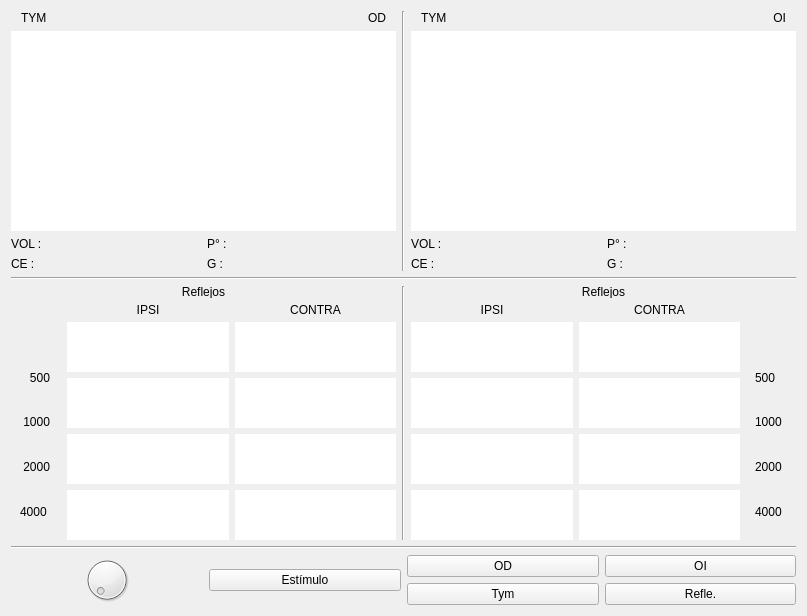
<?xml version="1.0" encoding="UTF-8"?>
<ui version="4.0">
 <class>Form</class>
 <widget class="QWidget" name="Form">
  <property name="geometry">
   <rect>
    <x>0</x>
    <y>0</y>
    <width>807</width>
    <height>615</height>
   </rect>
  </property>
  <property name="windowTitle">
   <string>Form</string>
  </property>
  <layout class="QVBoxLayout" name="verticalLayout_2">
   <item>
    <layout class="QHBoxLayout" name="horizontalLayout">
     <property name="leftMargin">
      <number>0</number>
     </property>
     <item>
      <layout class="QVBoxLayout" name="verticalLayout_12">
       <item>
        <layout class="QHBoxLayout" name="horizontalLayout_11">
         <property name="leftMargin">
          <number>10</number>
         </property>
         <property name="rightMargin">
          <number>10</number>
         </property>
         <item>
          <widget class="QLabel" name="label_10">
           <property name="maximumSize">
            <size>
             <width>16777215</width>
             <height>14</height>
            </size>
           </property>
           <property name="text">
            <string>TYM</string>
           </property>
          </widget>
         </item>
         <item>
          <widget class="QLabel" name="label_7">
           <property name="maximumSize">
            <size>
             <width>16777215</width>
             <height>14</height>
            </size>
           </property>
           <property name="text">
            <string>OD</string>
           </property>
           <property name="alignment">
            <set>Qt::AlignRight|Qt::AlignTrailing|Qt::AlignVCenter</set>
           </property>
          </widget>
         </item>
        </layout>
       </item>
       <item>
        <widget class="QFrame" name="horizontalFrame_11">
         <property name="minimumSize">
          <size>
           <width>0</width>
           <height>200</height>
          </size>
         </property>
         <property name="styleSheet">
          <string notr="true">background-color: rgb(255, 255, 255);</string>
         </property>
         <layout class="QHBoxLayout" name="horizontalLayout_12"/>
        </widget>
       </item>
       <item>
        <layout class="QHBoxLayout" name="horizontalLayout_13">
         <property name="topMargin">
          <number>0</number>
         </property>
         <item>
          <layout class="QVBoxLayout" name="verticalLayout_13">
           <item>
            <widget class="QLabel" name="label_11">
             <property name="text">
              <string>VOL :</string>
             </property>
            </widget>
           </item>
           <item>
            <widget class="QLabel" name="label_12">
             <property name="text">
              <string>CE :</string>
             </property>
            </widget>
           </item>
          </layout>
         </item>
         <item>
          <layout class="QVBoxLayout" name="verticalLayout_14">
           <item>
            <widget class="QLabel" name="label_13">
             <property name="text">
              <string>P° :</string>
             </property>
            </widget>
           </item>
           <item>
            <widget class="QLabel" name="label_14">
             <property name="text">
              <string>G :</string>
             </property>
            </widget>
           </item>
          </layout>
         </item>
        </layout>
       </item>
      </layout>
     </item>
     <item>
      <widget class="Line" name="line_4">
       <property name="orientation">
        <enum>Qt::Vertical</enum>
       </property>
      </widget>
     </item>
     <item>
      <layout class="QVBoxLayout" name="verticalLayout">
       <item>
        <layout class="QHBoxLayout" name="horizontalLayout_10">
         <property name="leftMargin">
          <number>10</number>
         </property>
         <property name="rightMargin">
          <number>10</number>
         </property>
         <item>
          <widget class="QLabel" name="label_8">
           <property name="maximumSize">
            <size>
             <width>16777215</width>
             <height>14</height>
            </size>
           </property>
           <property name="text">
            <string>TYM</string>
           </property>
          </widget>
         </item>
         <item>
          <widget class="QLabel" name="label_9">
           <property name="maximumSize">
            <size>
             <width>16777215</width>
             <height>14</height>
            </size>
           </property>
           <property name="text">
            <string>OI</string>
           </property>
           <property name="alignment">
            <set>Qt::AlignRight|Qt::AlignTrailing|Qt::AlignVCenter</set>
           </property>
          </widget>
         </item>
        </layout>
       </item>
       <item>
        <widget class="QFrame" name="horizontalFrame_12">
         <property name="minimumSize">
          <size>
           <width>0</width>
           <height>200</height>
          </size>
         </property>
         <property name="styleSheet">
          <string notr="true">background-color: rgb(255, 255, 255);</string>
         </property>
         <layout class="QHBoxLayout" name="horizontalLayout_14"/>
        </widget>
       </item>
       <item>
        <layout class="QHBoxLayout" name="horizontalLayout_4">
         <item>
          <layout class="QVBoxLayout" name="verticalLayout_15">
           <item>
            <widget class="QLabel" name="label_15">
             <property name="text">
              <string>VOL :</string>
             </property>
            </widget>
           </item>
           <item>
            <widget class="QLabel" name="label_16">
             <property name="text">
              <string>CE :</string>
             </property>
            </widget>
           </item>
          </layout>
         </item>
         <item>
          <layout class="QVBoxLayout" name="verticalLayout_7">
           <item>
            <widget class="QLabel" name="label_17">
             <property name="text">
              <string>P° :</string>
             </property>
            </widget>
           </item>
           <item>
            <widget class="QLabel" name="label_18">
             <property name="text">
              <string>G :</string>
             </property>
            </widget>
           </item>
          </layout>
         </item>
        </layout>
       </item>
      </layout>
     </item>
    </layout>
   </item>
   <item>
    <widget class="Line" name="line">
     <property name="orientation">
      <enum>Qt::Horizontal</enum>
     </property>
    </widget>
   </item>
   <item>
    <layout class="QHBoxLayout" name="horizontalLayout_2">
     <item>
      <layout class="QVBoxLayout" name="verticalLayout_4">
       <item>
        <widget class="QLabel" name="label">
         <property name="maximumSize">
          <size>
           <width>16777215</width>
           <height>12</height>
          </size>
         </property>
         <property name="text">
          <string>Reflejos</string>
         </property>
         <property name="alignment">
          <set>Qt::AlignCenter</set>
         </property>
        </widget>
       </item>
       <item>
        <layout class="QHBoxLayout" name="horizontalLayout_8">
         <property name="leftMargin">
          <number>0</number>
         </property>
         <item>
          <widget class="QFrame" name="verticalFrame_24">
           <property name="maximumSize">
            <size>
             <width>50</width>
             <height>16777215</height>
            </size>
           </property>
           <layout class="QVBoxLayout" name="verticalLayout_24">
            <item>
             <widget class="QLabel" name="label_22">
              <property name="text">
               <string/>
              </property>
             </widget>
            </item>
            <item>
             <widget class="QLabel" name="label_19">
              <property name="maximumSize">
               <size>
                <width>30</width>
                <height>16777215</height>
               </size>
              </property>
              <property name="text">
               <string>500</string>
              </property>
              <property name="alignment">
               <set>Qt::AlignRight|Qt::AlignTrailing|Qt::AlignVCenter</set>
              </property>
             </widget>
            </item>
            <item>
             <widget class="QLabel" name="label_20">
              <property name="maximumSize">
               <size>
                <width>30</width>
                <height>16777215</height>
               </size>
              </property>
              <property name="text">
               <string>1000</string>
              </property>
              <property name="alignment">
               <set>Qt::AlignRight|Qt::AlignTrailing|Qt::AlignVCenter</set>
              </property>
             </widget>
            </item>
            <item>
             <widget class="QLabel" name="label_21">
              <property name="maximumSize">
               <size>
                <width>30</width>
                <height>16777215</height>
               </size>
              </property>
              <property name="text">
               <string>2000</string>
              </property>
              <property name="alignment">
               <set>Qt::AlignRight|Qt::AlignTrailing|Qt::AlignVCenter</set>
              </property>
             </widget>
            </item>
            <item>
             <widget class="QLabel" name="label_27">
              <property name="text">
               <string>4000</string>
              </property>
             </widget>
            </item>
           </layout>
          </widget>
         </item>
         <item>
          <layout class="QVBoxLayout" name="verticalLayout_9">
           <item>
            <widget class="QLabel" name="label_3">
             <property name="maximumSize">
              <size>
               <width>16777215</width>
               <height>12</height>
              </size>
             </property>
             <property name="text">
              <string>IPSI</string>
             </property>
             <property name="alignment">
              <set>Qt::AlignCenter</set>
             </property>
            </widget>
           </item>
           <item>
            <widget class="QFrame" name="verticalFrame_20">
             <property name="minimumSize">
              <size>
               <width>0</width>
               <height>50</height>
              </size>
             </property>
             <property name="styleSheet">
              <string notr="true">background-color: rgb(255, 255, 255);</string>
             </property>
             <layout class="QVBoxLayout" name="verticalLayout_19"/>
            </widget>
           </item>
           <item>
            <widget class="QFrame" name="verticalFrame_18">
             <property name="minimumSize">
              <size>
               <width>0</width>
               <height>50</height>
              </size>
             </property>
             <property name="styleSheet">
              <string notr="true">background-color: rgb(255, 255, 255);</string>
             </property>
             <layout class="QVBoxLayout" name="verticalLayout_17"/>
            </widget>
           </item>
           <item>
            <widget class="QFrame" name="horizontalFrame_11">
             <property name="minimumSize">
              <size>
               <width>0</width>
               <height>50</height>
              </size>
             </property>
             <property name="styleSheet">
              <string notr="true">background-color: rgb(255, 255, 255);</string>
             </property>
             <layout class="QVBoxLayout" name="verticalLayout_23"/>
            </widget>
           </item>
           <item>
            <widget class="QFrame" name="verticalFrame_17">
             <property name="minimumSize">
              <size>
               <width>0</width>
               <height>50</height>
              </size>
             </property>
             <property name="styleSheet">
              <string notr="true">background-color: rgb(255, 255, 255);</string>
             </property>
             <layout class="QVBoxLayout" name="verticalLayout_30"/>
            </widget>
           </item>
          </layout>
         </item>
         <item>
          <layout class="QVBoxLayout" name="verticalLayout_8">
           <item>
            <widget class="QLabel" name="label_4">
             <property name="maximumSize">
              <size>
               <width>16777215</width>
               <height>12</height>
              </size>
             </property>
             <property name="text">
              <string>CONTRA</string>
             </property>
             <property name="alignment">
              <set>Qt::AlignCenter</set>
             </property>
            </widget>
           </item>
           <item>
            <widget class="QFrame" name="verticalFrame_21">
             <property name="styleSheet">
              <string notr="true">background-color: rgb(255, 255, 255);</string>
             </property>
             <layout class="QVBoxLayout" name="verticalLayout_20"/>
            </widget>
           </item>
           <item>
            <widget class="QFrame" name="verticalFrame_19">
             <property name="styleSheet">
              <string notr="true">background-color: rgb(255, 255, 255);</string>
             </property>
             <layout class="QVBoxLayout" name="verticalLayout_18"/>
            </widget>
           </item>
           <item>
            <widget class="QFrame" name="verticalFrame_17">
             <property name="styleSheet">
              <string notr="true">background-color: rgb(255, 255, 255);</string>
             </property>
             <layout class="QVBoxLayout" name="verticalLayout_31"/>
            </widget>
           </item>
           <item>
            <widget class="QFrame" name="verticalFrame_17">
             <property name="styleSheet">
              <string notr="true">background-color: rgb(255, 255, 255);</string>
             </property>
             <layout class="QVBoxLayout" name="verticalLayout_16"/>
            </widget>
           </item>
          </layout>
         </item>
        </layout>
       </item>
      </layout>
     </item>
     <item>
      <widget class="Line" name="line_3">
       <property name="orientation">
        <enum>Qt::Vertical</enum>
       </property>
      </widget>
     </item>
     <item>
      <layout class="QVBoxLayout" name="verticalLayout_3">
       <item>
        <widget class="QLabel" name="label_2">
         <property name="maximumSize">
          <size>
           <width>16777215</width>
           <height>12</height>
          </size>
         </property>
         <property name="text">
          <string>Reflejos</string>
         </property>
         <property name="alignment">
          <set>Qt::AlignCenter</set>
         </property>
        </widget>
       </item>
       <item>
        <layout class="QHBoxLayout" name="horizontalLayout_9">
         <property name="leftMargin">
          <number>0</number>
         </property>
         <item>
          <layout class="QVBoxLayout" name="verticalLayout_10">
           <item>
            <widget class="QLabel" name="label_5">
             <property name="maximumSize">
              <size>
               <width>16777215</width>
               <height>12</height>
              </size>
             </property>
             <property name="text">
              <string>IPSI</string>
             </property>
             <property name="alignment">
              <set>Qt::AlignCenter</set>
             </property>
            </widget>
           </item>
           <item>
            <widget class="QFrame" name="verticalFrame_26">
             <property name="styleSheet">
              <string notr="true">background-color: rgb(255, 255, 255);</string>
             </property>
             <layout class="QVBoxLayout" name="verticalLayout_26"/>
            </widget>
           </item>
           <item>
            <widget class="QFrame" name="verticalFrame_25">
             <property name="styleSheet">
              <string notr="true">background-color: rgb(255, 255, 255);</string>
             </property>
             <layout class="QVBoxLayout" name="verticalLayout_25"/>
            </widget>
           </item>
           <item>
            <widget class="QFrame" name="verticalFrame_17">
             <property name="styleSheet">
              <string notr="true">background-color: rgb(255, 255, 255);</string>
             </property>
             <layout class="QVBoxLayout" name="verticalLayout_32"/>
            </widget>
           </item>
           <item>
            <widget class="QFrame" name="verticalFrame_23">
             <property name="styleSheet">
              <string notr="true">background-color: rgb(255, 255, 255);</string>
             </property>
             <layout class="QVBoxLayout" name="verticalLayout_22"/>
            </widget>
           </item>
          </layout>
         </item>
         <item>
          <layout class="QVBoxLayout" name="verticalLayout_11">
           <item>
            <widget class="QLabel" name="label_6">
             <property name="maximumSize">
              <size>
               <width>16777215</width>
               <height>12</height>
              </size>
             </property>
             <property name="text">
              <string>CONTRA</string>
             </property>
             <property name="alignment">
              <set>Qt::AlignCenter</set>
             </property>
            </widget>
           </item>
           <item>
            <widget class="QFrame" name="verticalFrame_28">
             <property name="styleSheet">
              <string notr="true">background-color: rgb(255, 255, 255);</string>
             </property>
             <layout class="QVBoxLayout" name="verticalLayout_28"/>
            </widget>
           </item>
           <item>
            <widget class="QFrame" name="verticalFrame_29">
             <property name="styleSheet">
              <string notr="true">background-color: rgb(255, 255, 255);</string>
             </property>
             <layout class="QVBoxLayout" name="verticalLayout_29"/>
            </widget>
           </item>
           <item>
            <widget class="QFrame" name="verticalFrame_17">
             <property name="styleSheet">
              <string notr="true">background-color: rgb(255, 255, 255);</string>
             </property>
             <layout class="QVBoxLayout" name="verticalLayout_33"/>
            </widget>
           </item>
           <item>
            <widget class="QFrame" name="verticalFrame_27">
             <property name="styleSheet">
              <string notr="true">background-color: rgb(255, 255, 255);</string>
             </property>
             <layout class="QVBoxLayout" name="verticalLayout_27"/>
            </widget>
           </item>
          </layout>
         </item>
         <item>
          <widget class="QFrame" name="verticalFrame_22">
           <property name="maximumSize">
            <size>
             <width>50</width>
             <height>16777215</height>
            </size>
           </property>
           <layout class="QVBoxLayout" name="verticalLayout_21">
            <item>
             <widget class="QLabel" name="label_23">
              <property name="text">
               <string/>
              </property>
             </widget>
            </item>
            <item>
             <widget class="QLabel" name="label_25">
              <property name="maximumSize">
               <size>
                <width>30</width>
                <height>16777215</height>
               </size>
              </property>
              <property name="text">
               <string>500</string>
              </property>
             </widget>
            </item>
            <item>
             <widget class="QLabel" name="label_26">
              <property name="maximumSize">
               <size>
                <width>30</width>
                <height>16777215</height>
               </size>
              </property>
              <property name="text">
               <string>1000</string>
              </property>
             </widget>
            </item>
            <item>
             <widget class="QLabel" name="label_24">
              <property name="maximumSize">
               <size>
                <width>30</width>
                <height>16777215</height>
               </size>
              </property>
              <property name="text">
               <string>2000</string>
              </property>
             </widget>
            </item>
            <item>
             <widget class="QLabel" name="label_28">
              <property name="text">
               <string>4000</string>
              </property>
             </widget>
            </item>
           </layout>
          </widget>
         </item>
        </layout>
       </item>
      </layout>
     </item>
    </layout>
   </item>
   <item>
    <widget class="Line" name="line_2">
     <property name="orientation">
      <enum>Qt::Horizontal</enum>
     </property>
    </widget>
   </item>
   <item>
    <layout class="QHBoxLayout" name="horizontalLayout_3">
     <item>
      <layout class="QHBoxLayout" name="horizontalLayout_5">
       <item>
        <widget class="QDial" name="dial"/>
       </item>
       <item>
        <layout class="QVBoxLayout" name="verticalLayout_6">
         <item>
          <widget class="QPushButton" name="pushButton">
           <property name="text">
            <string>Estímulo</string>
           </property>
          </widget>
         </item>
        </layout>
       </item>
      </layout>
     </item>
     <item>
      <layout class="QVBoxLayout" name="verticalLayout_5">
       <item>
        <layout class="QHBoxLayout" name="horizontalLayout_7">
         <item>
          <widget class="QPushButton" name="pushButton_3">
           <property name="text">
            <string>OD</string>
           </property>
          </widget>
         </item>
         <item>
          <widget class="QPushButton" name="pushButton_2">
           <property name="text">
            <string>OI</string>
           </property>
          </widget>
         </item>
        </layout>
       </item>
       <item>
        <layout class="QHBoxLayout" name="horizontalLayout_6">
         <item>
          <widget class="QPushButton" name="pushButton_5">
           <property name="text">
            <string>Tym</string>
           </property>
          </widget>
         </item>
         <item>
          <widget class="QPushButton" name="pushButton_4">
           <property name="text">
            <string>Refle.</string>
           </property>
          </widget>
         </item>
        </layout>
       </item>
      </layout>
     </item>
    </layout>
   </item>
  </layout>
 </widget>
 <resources/>
 <connections/>
</ui>
